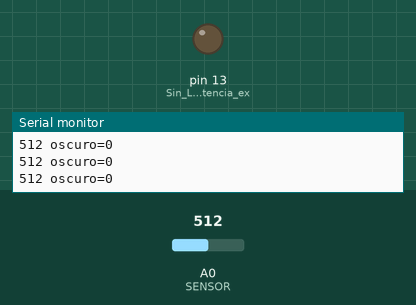
Recording of a sketch running on a simulated Arduino Uno, built with avr-gcc and run on an emulated ATmega328P. Parts: output pins drawn as LEDs (lit = HIGH), the last lines printed to the serial monitor. The test bench sets the inputs (shaded band); at power-on: A0 (SENSOR) = 512.

Above: at 1.2 s.
1.3 s: A0 (SENSOR) set to 584
2.8 s: A0 (SENSOR) set to 612
At 3.3 s:
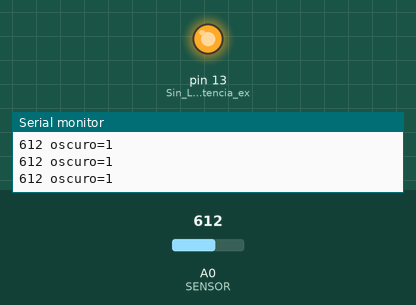
4.3 s: A0 (SENSOR) set to 590
At 4.7 s:
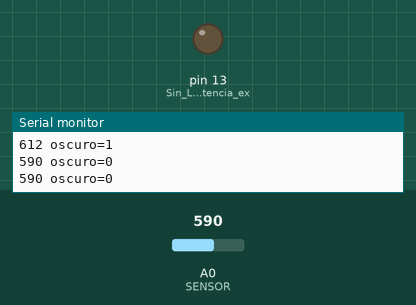
5.9 s: A0 (SENSOR) set to 610
At 7.2 s:
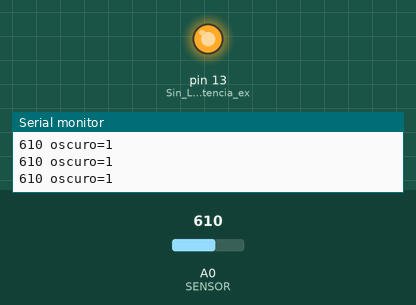
Timing chart, 0 to 8.5 s (numbered marks = the images above; inputs shaded):
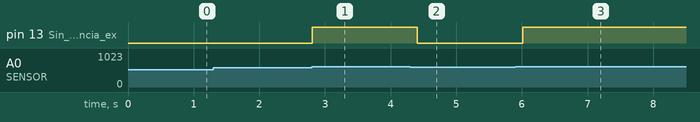

The sketch:

umbral.ino
```cpp
// Mismo montaje del ejemplo mínimo. Aviso en el LED integrado.
const byte SENSOR = A0;
const int UMBRAL = 600; // Ejemplo didáctico, ajustar al entorno.
void setup() {
  Serial.begin(9600);
  pinMode(LED_BUILTIN, OUTPUT); // Sin LED ni resistencia externos.
}
void loop() {
  int lectura = analogRead(SENSOR);
  bool oscuro = lectura >= UMBRAL; // Más oscuridad: mayor tensión.
  digitalWrite(LED_BUILTIN, oscuro ? HIGH : LOW);
  Serial.print(lectura);
  Serial.print(" oscuro=");
  Serial.println(oscuro); // 1 si supera o iguala el umbral; 0 si no.
  delay(200); // Cerca del umbral puede alternar; no hay histéresis.
}
```

Measured:
- the behaviour switches between 599 and 600 on A0 (SENSOR) (found by bisection; images 0 and 1)
- after the input at 2.8 s, pin 13 (Sin_LED_ni_resistencia_ex): LOW → HIGH at once
- after the input at 4.3 s, pin 13 (Sin_LED_ni_resistencia_ex): HIGH → LOW after 0.11 s
- after the input at 5.9 s, pin 13 (Sin_LED_ni_resistencia_ex): LOW → HIGH after 0.11 s
